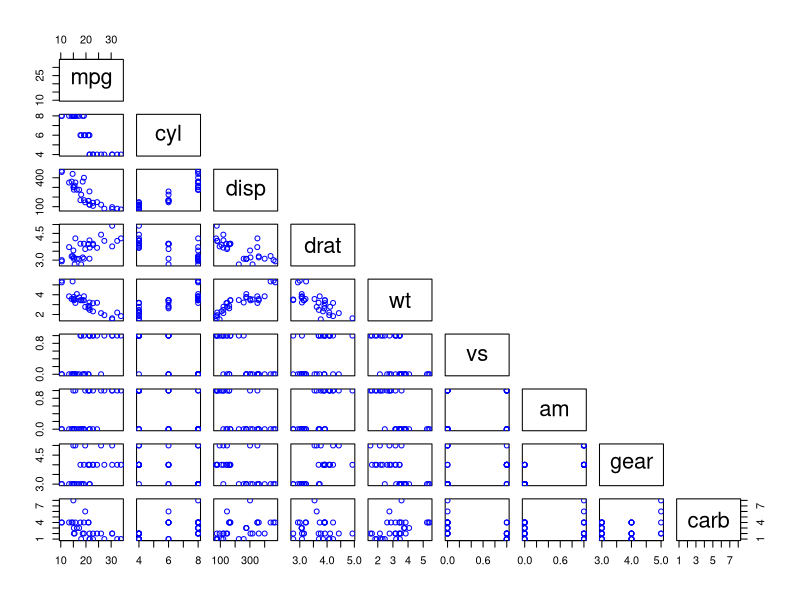
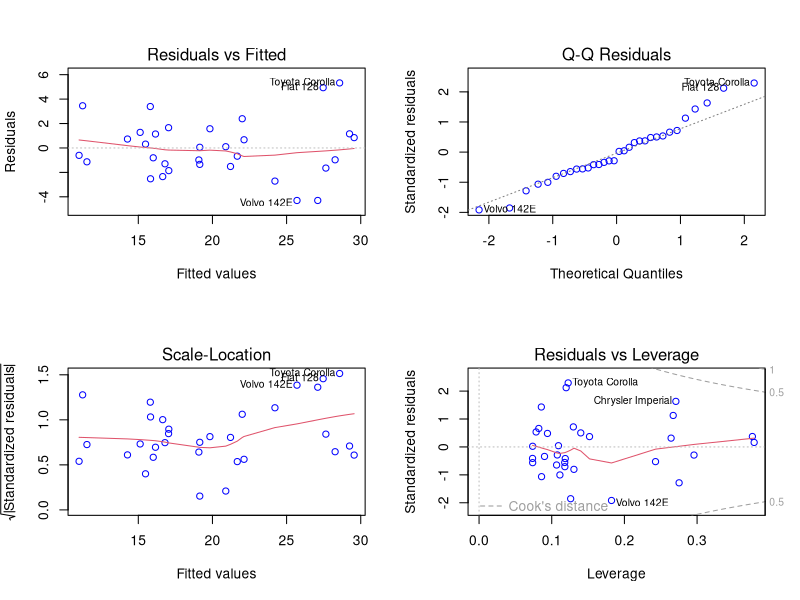

Source code (R) for these figures, in order:
## ---- chunk 1
mt <- mtcars[c("mpg","cyl","disp","drat","wt","vs","am","gear","carb")]
# I like seeing this in mpg order to help me start understanding
(mt <- mt[order(mt$mpg,decreasing=TRUE),])
## ---- chunk 2
pairs(x = mt, upper.panel=NULL, col="blue")
## ---- chunk 3
cor(mt$cyl, mt$disp) # 0.902 - Just use one-- I like cyl
cor(mt$disp, mt$wt)  # 0.888 - Just use one-- I like wt
cor(mt$cyl, mt$wt)   # 0.782 - Use both
## ---- chunk 4
m.mpg <- lm(mpg ~ cyl + drat + wt + vs + am + gear + carb, data=mtcars)
summary(m.mpg)
## ---- chunk 5
m.mpg.step <- step(object = m.mpg, direction = "both", trace=0)
summary(m.mpg.step)
## ---- chunk 6
m.mpg2 <- lm(mpg ~ cyl + wt, data=mtcars)
summary(m.mpg2)
## ---- chunk 7
m.mpg3 <- lm(mpg ~ cyl * am + wt, data=mtcars)
summary(m.mpg3)
par(mfrow=c(2,2))
plot(m.mpg3, col="blue")
## ---- chunk 8
AIC(m.mpg)
AIC(m.mpg.step)
AIC(m.mpg2)
AIC(m.mpg3)
## ---- chunk 9
m.mpg3
## ---- chunk 10
kia.soul <- data.frame(mpg=26, cyl=4, am=1, wt=2.7)
row.names(kia.soul) <- "Kia Soul 2015"
predict(m.mpg3, newdata=kia.soul)
